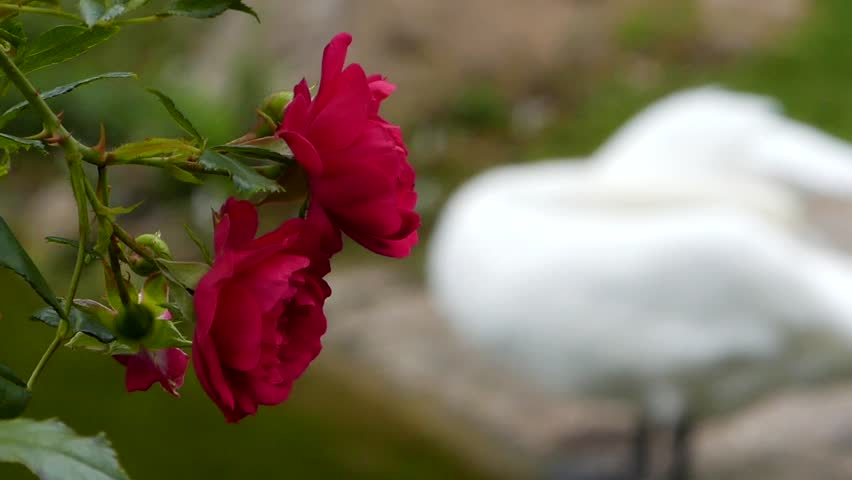
#> input picture rose.jpg, 852 x 480 px
$ python grabcut.py   (Python 2 division)
#> lines starting #> are read from the running program, lines starting #| are printed output that depends on the picture
import cv2
import numpy as np
import matplotlib.pyplot as plt
import time

start =time.time()
img=cv2.imread('rose.jpg')
#> img is the input picture: shape (480, 852, 3); mean B, G, R 87.5, 110.1, 121.3
mask=np.zeros(img.shape[:2],np.uint8)

bgdModel=np.zeros((1,65),np.float64)
fgdModel=np.zeros((1,65),np.float64)

rect=(45,79,150,150)
rect2=(150,75,550,450)
cv2.grabCut(img,mask,rect2,bgdModel,fgdModel,5,cv2.GC_INIT_WITH_RECT)
mask2=np.where((mask==2)|(mask==0),0,1).astype('uint8')
img=img*mask2[:,:,np.newaxis]
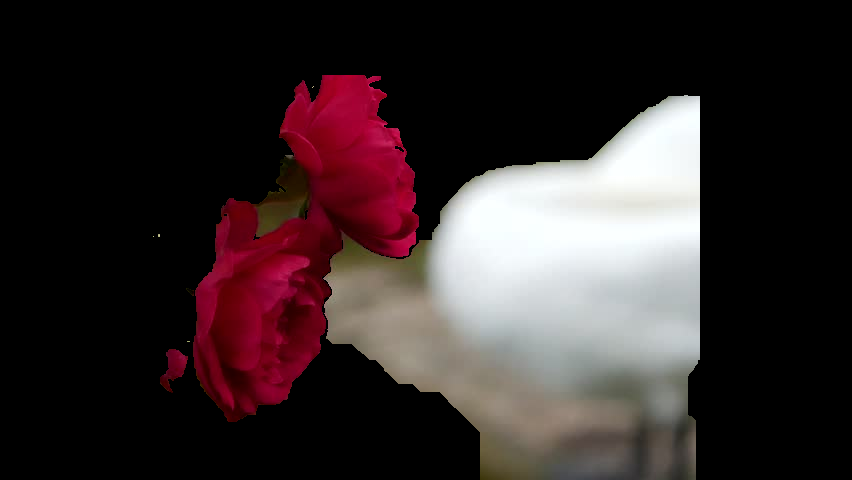
#> img: shape (480, 852, 3); mean B, G, R 42.5, 41.6, 52.7
plt.imshow(img)
plt.colorbar()
plt.show()
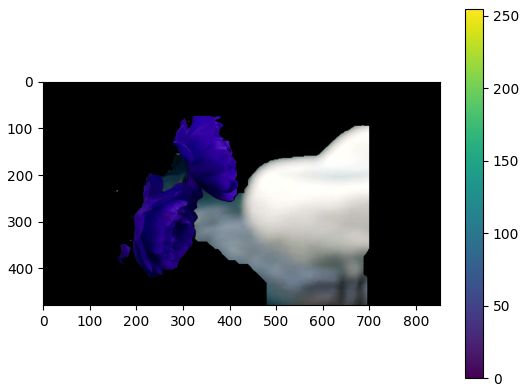
#> figure drawn by matplotlib, 2 panels; B, G, R data is drawn as R, G, B
end=time.time()
print end-start

$ run again, with berry.jpg copied over rose.jpg
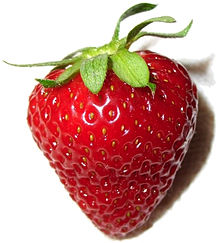
#> input picture berry.jpg, 220 x 243 px
#> img is the input picture: shape (243, 220, 3); mean B, G, R 148.6, 154.9, 204.6
#> `img=img*mask2[:,:,np.newaxis]`:
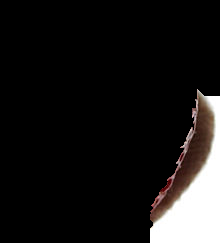
#> img: shape (243, 220, 3); mean B, G, R 23, 23.7, 25.2
#> `plt.show()`:
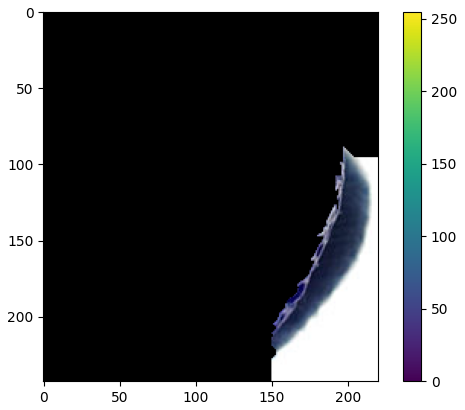
#> figure drawn by matplotlib, 2 panels; B, G, R data is drawn as R, G, B
